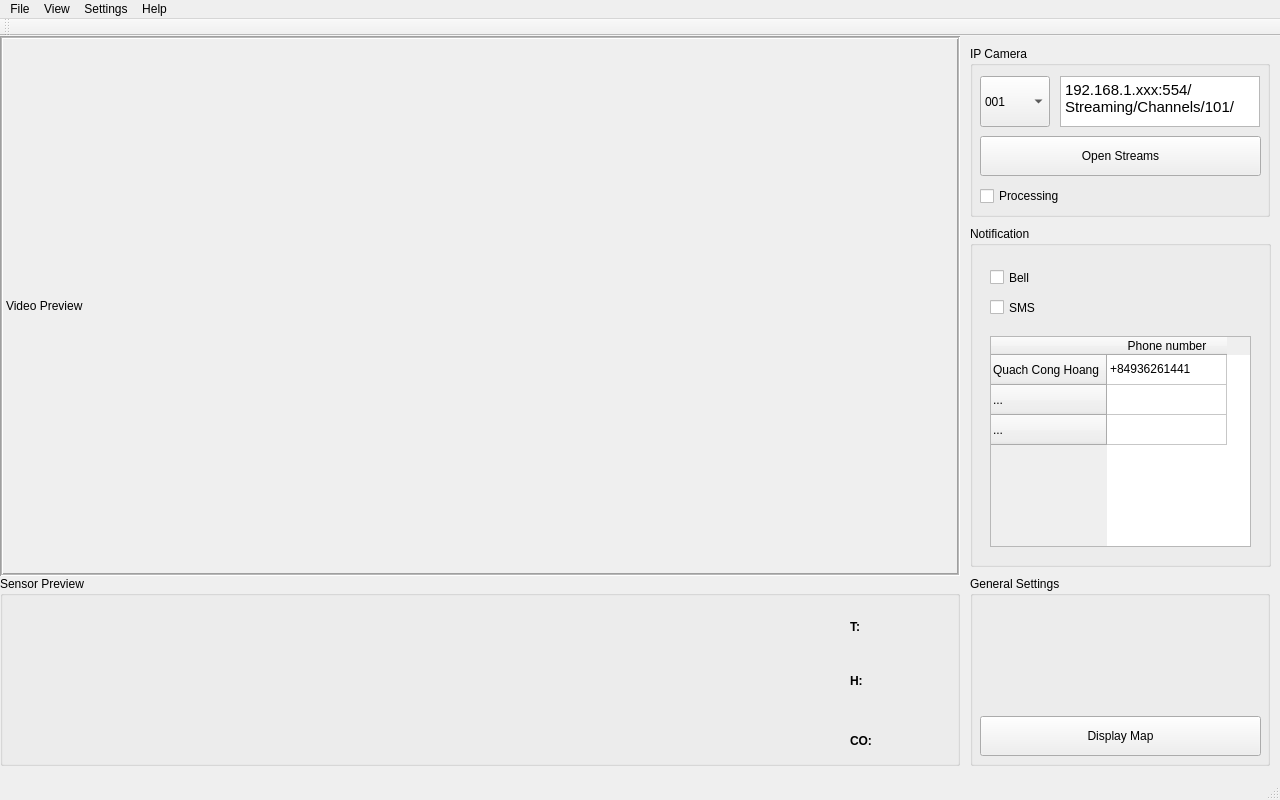
<?xml version="1.0" encoding="UTF-8"?>
<ui version="4.0">
 <class>MainWindow</class>
 <widget class="QMainWindow" name="MainWindow">
  <property name="geometry">
   <rect>
    <x>0</x>
    <y>0</y>
    <width>1280</width>
    <height>800</height>
   </rect>
  </property>
  <property name="sizePolicy">
   <sizepolicy hsizetype="Fixed" vsizetype="Fixed">
    <horstretch>0</horstretch>
    <verstretch>0</verstretch>
   </sizepolicy>
  </property>
  <property name="windowTitle">
   <string>MainWindow</string>
  </property>
  <property name="dockNestingEnabled">
   <bool>false</bool>
  </property>
  <widget class="QWidget" name="centralWidget">
   <property name="sizePolicy">
    <sizepolicy hsizetype="Fixed" vsizetype="Fixed">
     <horstretch>0</horstretch>
     <verstretch>0</verstretch>
    </sizepolicy>
   </property>
   <widget class="QLabel" name="videoPreview">
    <property name="geometry">
     <rect>
      <x>0</x>
      <y>0</y>
      <width>960</width>
      <height>540</height>
     </rect>
    </property>
    <property name="sizePolicy">
     <sizepolicy hsizetype="Fixed" vsizetype="Fixed">
      <horstretch>0</horstretch>
      <verstretch>0</verstretch>
     </sizepolicy>
    </property>
    <property name="frameShape">
     <enum>QFrame::Box</enum>
    </property>
    <property name="frameShadow">
     <enum>QFrame::Sunken</enum>
    </property>
    <property name="midLineWidth">
     <number>1</number>
    </property>
    <property name="text">
     <string>Video Preview</string>
    </property>
   </widget>
   <widget class="QGroupBox" name="groupBox">
    <property name="geometry">
     <rect>
      <x>970</x>
      <y>10</y>
      <width>300</width>
      <height>171</height>
     </rect>
    </property>
    <property name="title">
     <string>IP Camera</string>
    </property>
    <widget class="QPushButton" name="pushBtn_Video">
     <property name="geometry">
      <rect>
       <x>10</x>
       <y>90</y>
       <width>281</width>
       <height>40</height>
      </rect>
     </property>
     <property name="text">
      <string>Open Streams</string>
     </property>
     <property name="checkable">
      <bool>false</bool>
     </property>
    </widget>
    <widget class="QCheckBox" name="check_proc">
     <property name="geometry">
      <rect>
       <x>10</x>
       <y>130</y>
       <width>110</width>
       <height>40</height>
      </rect>
     </property>
     <property name="text">
      <string>Processing</string>
     </property>
    </widget>
    <widget class="QComboBox" name="box_cam">
     <property name="geometry">
      <rect>
       <x>10</x>
       <y>30</y>
       <width>70</width>
       <height>51</height>
      </rect>
     </property>
     <item>
      <property name="text">
       <string>001</string>
      </property>
     </item>
     <item>
      <property name="text">
       <string>002</string>
      </property>
     </item>
     <item>
      <property name="text">
       <string>003</string>
      </property>
     </item>
     <item>
      <property name="text">
       <string>004</string>
      </property>
     </item>
    </widget>
    <widget class="QTextEdit" name="box_loc">
     <property name="geometry">
      <rect>
       <x>90</x>
       <y>30</y>
       <width>200</width>
       <height>51</height>
      </rect>
     </property>
     <property name="html">
      <string>&lt;!DOCTYPE HTML PUBLIC &quot;-//W3C//DTD HTML 4.0//EN&quot; &quot;http://www.w3.org/TR/REC-html40/strict.dtd&quot;&gt;
&lt;html&gt;&lt;head&gt;&lt;meta name=&quot;qrichtext&quot; content=&quot;1&quot; /&gt;&lt;style type=&quot;text/css&quot;&gt;
p, li { white-space: pre-wrap; }
&lt;/style&gt;&lt;/head&gt;&lt;body style=&quot; font-family:'Ubuntu'; font-size:11pt; font-weight:400; font-style:normal;&quot;&gt;
&lt;p style=&quot; margin-top:0px; margin-bottom:0px; margin-left:0px; margin-right:0px; -qt-block-indent:0; text-indent:0px;&quot;&gt;192.168.1.xxx:554/Streaming/Channels/101/&lt;/p&gt;&lt;/body&gt;&lt;/html&gt;</string>
     </property>
    </widget>
   </widget>
   <widget class="QGroupBox" name="groupBox_2">
    <property name="geometry">
     <rect>
      <x>970</x>
      <y>540</y>
      <width>300</width>
      <height>190</height>
     </rect>
    </property>
    <property name="title">
     <string>General Settings</string>
    </property>
    <widget class="QPushButton" name="pushBtn_Map">
     <property name="geometry">
      <rect>
       <x>10</x>
       <y>140</y>
       <width>281</width>
       <height>40</height>
      </rect>
     </property>
     <property name="text">
      <string>Display Map</string>
     </property>
     <property name="checkable">
      <bool>false</bool>
     </property>
    </widget>
   </widget>
   <widget class="QGroupBox" name="groupBox_3">
    <property name="geometry">
     <rect>
      <x>0</x>
      <y>540</y>
      <width>960</width>
      <height>190</height>
     </rect>
    </property>
    <property name="title">
     <string>Sensor Preview</string>
    </property>
    <widget class="QWidget" name="iot_widget" native="true">
     <property name="geometry">
      <rect>
       <x>5</x>
       <y>25</y>
       <width>800</width>
       <height>160</height>
      </rect>
     </property>
    </widget>
    <widget class="QLabel" name="temp_label">
     <property name="geometry">
      <rect>
       <x>850</x>
       <y>36</y>
       <width>100</width>
       <height>30</height>
      </rect>
     </property>
     <property name="font">
      <font>
       <weight>75</weight>
       <bold>true</bold>
      </font>
     </property>
     <property name="text">
      <string>T:</string>
     </property>
    </widget>
    <widget class="QLabel" name="humid_label">
     <property name="geometry">
      <rect>
       <x>850</x>
       <y>90</y>
       <width>100</width>
       <height>30</height>
      </rect>
     </property>
     <property name="font">
      <font>
       <weight>75</weight>
       <bold>true</bold>
      </font>
     </property>
     <property name="text">
      <string>H:</string>
     </property>
    </widget>
    <widget class="QLabel" name="co_label">
     <property name="geometry">
      <rect>
       <x>850</x>
       <y>150</y>
       <width>100</width>
       <height>30</height>
      </rect>
     </property>
     <property name="font">
      <font>
       <weight>75</weight>
       <bold>true</bold>
      </font>
     </property>
     <property name="text">
      <string>CO:</string>
     </property>
    </widget>
   </widget>
   <widget class="QGroupBox" name="groupBox_4">
    <property name="geometry">
     <rect>
      <x>970</x>
      <y>190</y>
      <width>301</width>
      <height>341</height>
     </rect>
    </property>
    <property name="title">
     <string>Notification</string>
    </property>
    <widget class="QCheckBox" name="cB_Bell">
     <property name="geometry">
      <rect>
       <x>20</x>
       <y>40</y>
       <width>92</width>
       <height>23</height>
      </rect>
     </property>
     <property name="text">
      <string>Bell</string>
     </property>
    </widget>
    <widget class="QCheckBox" name="cB_SMS">
     <property name="geometry">
      <rect>
       <x>20</x>
       <y>70</y>
       <width>92</width>
       <height>23</height>
      </rect>
     </property>
     <property name="text">
      <string>SMS</string>
     </property>
    </widget>
    <widget class="QTableWidget" name="tableWidget">
     <property name="geometry">
      <rect>
       <x>20</x>
       <y>110</y>
       <width>261</width>
       <height>211</height>
      </rect>
     </property>
     <property name="showGrid">
      <bool>true</bool>
     </property>
     <attribute name="horizontalHeaderCascadingSectionResizes">
      <bool>false</bool>
     </attribute>
     <attribute name="horizontalHeaderDefaultSectionSize">
      <number>120</number>
     </attribute>
     <row>
      <property name="text">
       <string>Quach Cong Hoang</string>
      </property>
     </row>
     <row>
      <property name="text">
       <string>...</string>
      </property>
     </row>
     <row>
      <property name="text">
       <string>...</string>
      </property>
     </row>
     <column>
      <property name="text">
       <string>Phone number</string>
      </property>
     </column>
     <item row="0" column="0">
      <property name="text">
       <string>+84936261441</string>
      </property>
     </item>
     <item row="1" column="0">
      <property name="text">
       <string/>
      </property>
     </item>
    </widget>
   </widget>
  </widget>
  <widget class="QMenuBar" name="menuBar">
   <property name="geometry">
    <rect>
     <x>0</x>
     <y>0</y>
     <width>1280</width>
     <height>22</height>
    </rect>
   </property>
   <widget class="QMenu" name="menuFile">
    <property name="title">
     <string>File</string>
    </property>
    <addaction name="actionExit"/>
   </widget>
   <widget class="QMenu" name="menuView">
    <property name="title">
     <string>View</string>
    </property>
   </widget>
   <widget class="QMenu" name="menuSettings">
    <property name="title">
     <string>Settings</string>
    </property>
   </widget>
   <widget class="QMenu" name="menuHelp">
    <property name="title">
     <string>Help</string>
    </property>
   </widget>
   <addaction name="menuFile"/>
   <addaction name="menuView"/>
   <addaction name="menuSettings"/>
   <addaction name="menuHelp"/>
  </widget>
  <widget class="QStatusBar" name="statusBar"/>
  <widget class="QToolBar" name="mainToolBar">
   <attribute name="toolBarArea">
    <enum>TopToolBarArea</enum>
   </attribute>
   <attribute name="toolBarBreak">
    <bool>false</bool>
   </attribute>
  </widget>
  <action name="actionExit">
   <property name="text">
    <string>Exit</string>
   </property>
  </action>
 </widget>
 <layoutdefault spacing="6" margin="11"/>
 <resources/>
 <connections/>
</ui>
